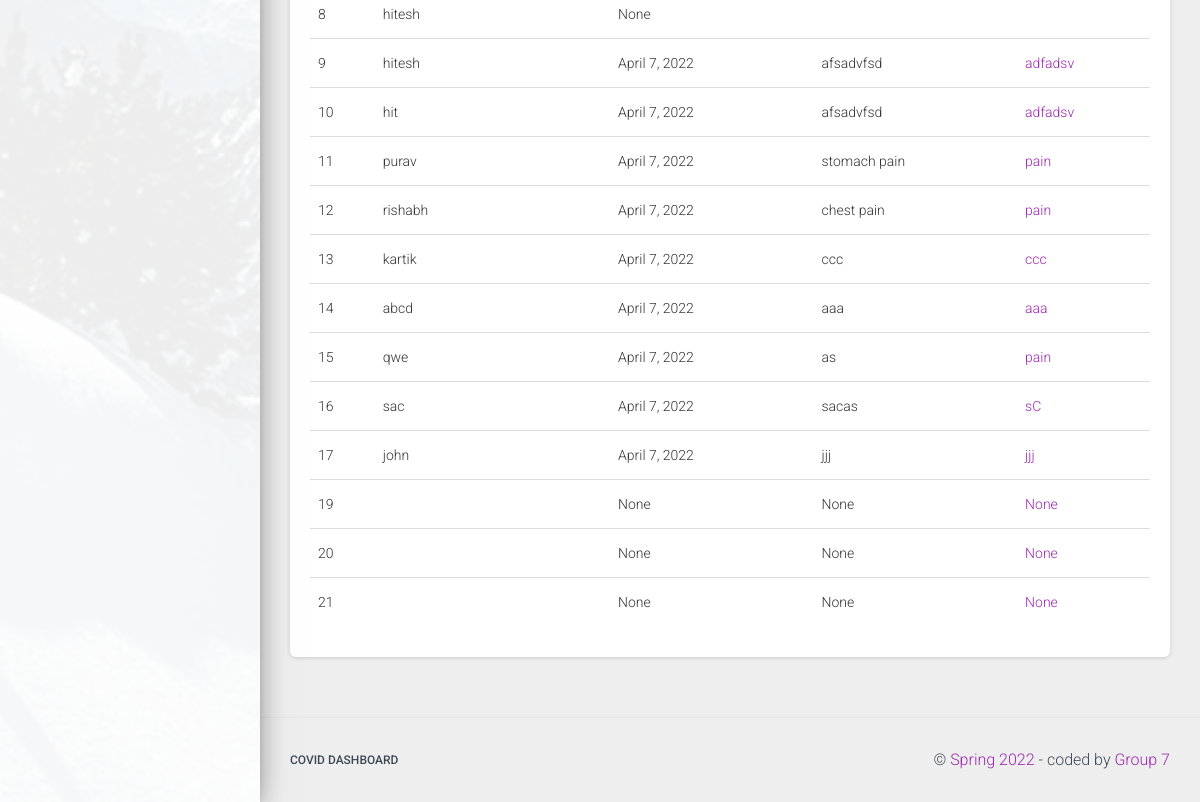
/doctors (lower part), run on an earlier commit of the app's database.
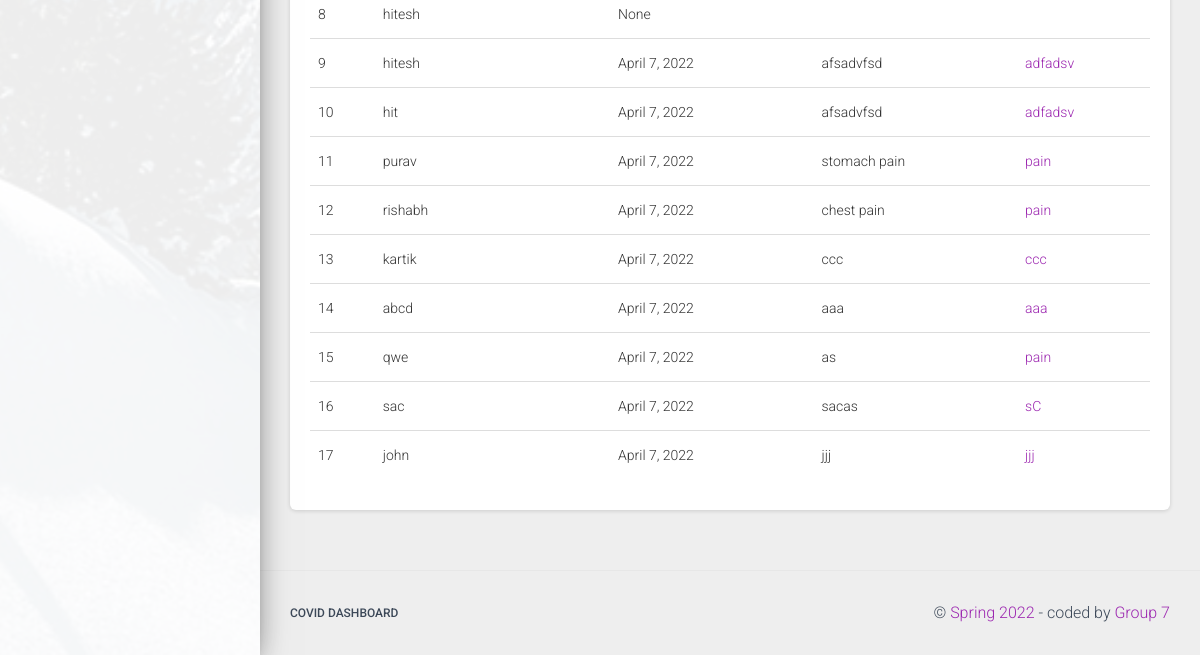
And on a later commit of the database.
### apps/home/models.py (models this page shows, shortened)
class DoctorVisit(models.Model):
    doctor = models.CharField('Doctor Name', max_length=120)
    visit_date = models.DateField('Visit Date', blank=True, null=True)
    reason = models.CharField(
        'Reason of Visit', max_length=500, blank=True, null=True)
    notes = models.CharField('Notes', max_length=500, blank=True, null=True)
    user = models.IntegerField('id', max_length=500, blank=True, null=True)

### apps/home/views.py (the view, shortened to what this page needs)
# urls.py: path('doctors', views.doctor_visits, name='doctors'),
def doctor_visits(request):
    form = DoctorVisitsForm(request.POST)
    load_template = request.path.split('/')[-1] + '.html'
    submitted = False
    visits = DoctorVisit.objects.filter(user=request.user.id)
    html_template = loader.get_template('home/' + load_template)
    context = {
        'form': form,
        'success': submitted,
        'visits': visits,
        'segment': 'doctors',
    }
    return HttpResponse(html_template.render(context, request))

### apps/templates/home/doctors.html (shortened to what this page needs)
{% extends "layouts/base.html" %} {% block title %} Doctor Visits {% endblock %}
{% block stylesheets %}{% endblock stylesheets %} {% block content %}
<div class="row">
	<div class="col-md-12">
		<div class="card">
			<div class="card-body">
				<div class="table-responsive">
					<table class="table">
						<tbody>
							{% for visit in visits %}
							<tr>
								<td>{{visit.id}}</td>
								<td>{{visit.doctor}}</td>
								<td>{{visit.visit_date}}</td>
								<td>{{visit.reason}}</td>
								<td class="text-primary">{{visit.notes}}</td>
							</tr>
							{%endfor%}
						</tbody>
					</table>
				</div>
			</div>
		</div>
	</div>
</div>
{% endblock content %}

### apps/templates/layouts/base.html (shortened to what this page needs)
<!DOCTYPE html>
<html lang="en">
	<head>
		<link rel="stylesheet" href="https://maxcdn.bootstrapcdn.com/font-awesome/latest/css/font-awesome.min.css" />
		<link href="/static/assets/css/material-dashboard.css?v=2.1.2" rel="stylesheet" />
		<link href="/static/assets/demo/demo.css" rel="stylesheet" />
	</head>
	<body class="">
		<div class="wrapper">
			{% include 'includes/sidebar.html' %}
			<div class="main-panel">
				<div class="content">
					<div class="container-fluid">{% block content %}{% endblock content %}</div>
				</div>
				{% include 'includes/footer.html' %}
			</div>
		</div>
	</body>
</html>

### apps/templates/includes/sidebar.html (shortened to what this page needs)
<div class="sidebar" data-color="orange" data-background-color="white" data-image="/static/assets/img/sidebar-1.jpg">
</div>

### apps/templates/includes/footer.html
<footer class="footer">
	<div class="container-fluid">
		<nav class="float-left">
			<ul>
				<li>
					<a target="_blank" rel="noopener noreferrer" href="#"> Covid Dashboard </a>
				</li>
			</ul>
		</nav>
		<div class="copyright float-right">
			&copy; <a target="_blank" rel="noopener noreferrer" href="#">Spring 2022</a> - coded by
			<a target="_blank" rel="noopener noreferrer" href="#">Group 7</a>
		</div>
	</div>
</footer>

What changed in the data, as far as the page shows it:
removed DoctorVisit: id "19", visit_date "None", reason "None", notes "None"
removed DoctorVisit: id "20", visit_date "None", reason "None", notes "None"
removed DoctorVisit: id "21", visit_date "None", reason "None", notes "None"
